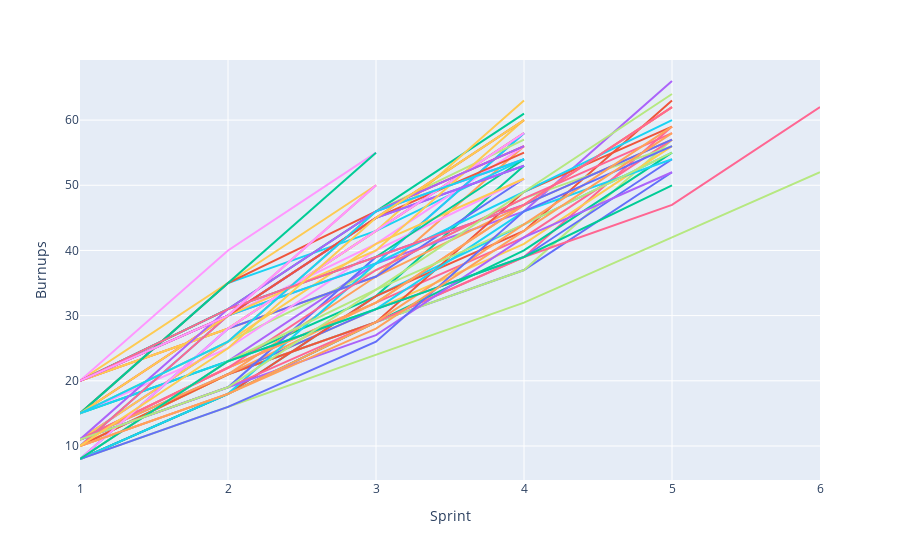

Notebook source saved alongside this figure:
### Code cell
fig = px.line(df, x="Sprint", y="Burnups", color="Runs", line_group="Runs")
fig.update_layout(showlegend=False)
fig.show()

### Figure 1 — Plotly figure (JSON) as saved in the notebook; plotly's stock layout.template omitted (floating-point values rounded to 4 significant figures)
{"data": [{"hovertemplate": "Runs=run0<br>Sprint=%{x}<br>Burnups=%{y}<extra></extra>", "legendgroup": "run0", "line": {"color": "#636efa", "dash": "solid"}, "mode": "lines", "name": "run0", "orientation": "v", "showlegend": true, "type": "scatter", "x": [1, 2, 3, 4, 5], "xaxis": "x", "y": [10, 21, 29, 37, 52], "yaxis": "y"}, {"hovertemplate": "Runs=run1<br>Sprint=%{x}<br>Burnups=%{y}<extra></extra>", "legendgroup": "run1", "line": {"color": "#EF553B", "dash": "solid"}, "mode": "lines", "name": "run1", "orientation": "v", "showlegend": true, "type": "scatter", "x": [1, 2, 3, 4], "xaxis": "x", "y": [20, 28, 43, 58], "yaxis": "y"}, {"hovertemplate": "Runs=run2<br>Sprint=%{x}<br>Burnups=%{y}<extra></extra>", "legendgroup": "run2", "line": {"color": "#00cc96", "dash": "solid"}, "mode": "lines", "name": "run2", "orientation": "v", "showlegend": true, "type": "scatter", "x": [1, 2, 3, 4], "xaxis": "x", "y": [15, 23, 33, 53], "yaxis": "y"}, {"hovertemplate": "Runs=run3<br>Sprint=%{x}<br>Burnups=%{y}<extra></extra>", "legendgroup": "run3", "line": {"color": "#ab63fa", "dash": "solid"}, "mode": "lines", "name": "run3", "orientation": "v", "showlegend": true, "type": "scatter", "x": [1, 2, 3, 4, 5], "xaxis": "x", "y": [8, 23, 38, 46, 66], "yaxis": "y"}, {"hovertemplate": "Runs=run4<br>Sprint=%{x}<br>Burnups=%{y}<extra></extra>", "legendgroup": "run4", "line": {"color": "#FFA15A", "dash": "solid"}, "mode": "lines", "name": "run4", "orientation": "v", "showlegend": true, "type": "scatter", "x": [1, 2, 3, 4, 5], "xaxis": "x", "y": [10, 21, 36, 47, 62], "yaxis": "y"}, {"hovertemplate": "Runs=run5<br>Sprint=%{x}<br>Burnups=%{y}<extra></extra>", "legendgroup": "run5", "line": {"color": "#19d3f3", "dash": "solid"}, "mode": "lines", "name": "run5", "orientation": "v", "showlegend": true, "type": "scatter", "x": [1, 2, 3, 4, 5], "xaxis": "x", "y": [8, 18, 33, 44, 55], "yaxis": "y"}, {"hovertemplate": "Runs=run6<br>Sprint=%{x}<br>Burnups=%{y}<extra></extra>", "legendgroup": "run6", "line": {"color": "#FF6692", "dash": "solid"}, "mode": "lines", "name": "run6", "orientation": "v", "showlegend": true, "type": "scatter", "x": [1, 2, 3, 4, 5], "xaxis": "x", "y": [10, 18, 29, 39, 59], "yaxis": "y"}, {"hovertemplate": "Runs=run7<br>Sprint=%{x}<br>Burnups=%{y}<extra></extra>", "legendgroup": "run7", "line": {"color": "#B6E880", "dash": "solid"}, "mode": "lines", "name": "run7", "orientation": "v", "showlegend": true, "type": "scatter", "x": [1, 2, 3, 4, 5], "xaxis": "x", "y": [10, 21, 29, 37, 57], "yaxis": "y"}, {"hovertemplate": "Runs=run8<br>Sprint=%{x}<br>Burnups=%{y}<extra></extra>", "legendgroup": "run8", "line": {"color": "#FF97FF", "dash": "solid"}, "mode": "lines", "name": "run8", "orientation": "v", "showlegend": true, "type": "scatter", "x": [1, 2, 3, 4], "xaxis": "x", "y": [11, 26, 46, 56], "yaxis": "y"}, {"hovertemplate": "Runs=run9<br>Sprint=%{x}<br>Burnups=%{y}<extra></extra>", "legendgroup": "run9", "line": {"color": "#FECB52", "dash": "solid"}, "mode": "lines", "name": "run9", "orientation": "v", "showlegend": true, "type": "scatter", "x": [1, 2, 3, 4, 5], "xaxis": "x", "y": [10, 21, 31, 41, 56], "yaxis": "y"}, {"hovertemplate": "Runs=run10<br>Sprint=%{x}<br>Burnups=%{y}<extra></extra>", "legendgroup": "run10", "line": {"color": "#636efa", "dash": "solid"}, "mode": "lines", "name": "run10", "orientation": "v", "showlegend": true, "type": "scatter", "x": [1, 2, 3, 4, 5], "xaxis": "x", "y": [11, 21, 31, 39, 54], "yaxis": "y"}, {"hovertemplate": "Runs=run11<br>Sprint=%{x}<br>Burnups=%{y}<extra></extra>", "legendgroup": "run11", "line": {"color": "#EF553B", "dash": "solid"}, "mode": "lines", "name": "run11", "orientation": "v", "showlegend": true, "type": "scatter", "x": [1, 2, 3, 4, 5], "xaxis": "x", "y": [8, 18, 33, 43, 63], "yaxis": "y"}, {"hovertemplate": "Runs=run12<br>Sprint=%{x}<br>Burnups=%{y}<extra></extra>", "legendgroup": "run12", "line": {"color": "#00cc96", "dash": "solid"}, "mode": "lines", "name": "run12", "orientation": "v", "showlegend": true, "type": "scatter", "x": [1, 2, 3, 4], "xaxis": "x", "y": [20, 31, 46, 61], "yaxis": "y"}, {"hovertemplate": "Runs=run13<br>Sprint=%{x}<br>Burnups=%{y}<extra></extra>", "legendgroup": "run13", "line": {"color": "#ab63fa", "dash": "solid"}, "mode": "lines", "name": "run13", "orientation": "v", "showlegend": true, "type": "scatter", "x": [1, 2, 3, 4], "xaxis": "x", "y": [11, 26, 46, 54], "yaxis": "y"}, {"hovertemplate": "Runs=run14<br>Sprint=%{x}<br>Burnups=%{y}<extra></extra>", "legendgroup": "run14", "line": {"color": "#FFA15A", "dash": "solid"}, "mode": "lines", "name": "run14", "orientation": "v", "showlegend": true, "type": "scatter", "x": [1, 2, 3, 4], "xaxis": "x", "y": [20, 28, 36, 56], "yaxis": "y"}, {"hovertemplate": "Runs=run15<br>Sprint=%{x}<br>Burnups=%{y}<extra></extra>", "legendgroup": "run15", "line": {"color": "#19d3f3", "dash": "solid"}, "mode": "lines", "name": "run15", "orientation": "v", "showlegend": true, "type": "scatter", "x": [1, 2, 3, 4], "xaxis": "x", "y": [15, 35, 43, 54], "yaxis": "y"}, {"hovertemplate": "Runs=run16<br>Sprint=%{x}<br>Burnups=%{y}<extra></extra>", "legendgroup": "run16", "line": {"color": "#FF6692", "dash": "solid"}, "mode": "lines", "name": "run16", "orientation": "v", "showlegend": true, "type": "scatter", "x": [1, 2, 3, 4, 5], "xaxis": "x", "y": [11, 22, 32, 42, 57], "yaxis": "y"}, {"hovertemplate": "Runs=run17<br>Sprint=%{x}<br>Burnups=%{y}<extra></extra>", "legendgroup": "run17", "line": {"color": "#B6E880", "dash": "solid"}, "mode": "lines", "name": "run17", "orientation": "v", "showlegend": true, "type": "scatter", "x": [1, 2, 3, 4, 5], "xaxis": "x", "y": [15, 26, 37, 48, 56], "yaxis": "y"}, {"hovertemplate": "Runs=run18<br>Sprint=%{x}<br>Burnups=%{y}<extra></extra>", "legendgroup": "run18", "line": {"color": "#FF97FF", "dash": "solid"}, "mode": "lines", "name": "run18", "orientation": "v", "showlegend": true, "type": "scatter", "x": [1, 2, 3, 4], "xaxis": "x", "y": [15, 30, 41, 56], "yaxis": "y"}, {"hovertemplate": "Runs=run19<br>Sprint=%{x}<br>Burnups=%{y}<extra></extra>", "legendgroup": "run19", "line": {"color": "#FECB52", "dash": "solid"}, "mode": "lines", "name": "run19", "orientation": "v", "showlegend": true, "type": "scatter", "x": [1, 2, 3], "xaxis": "x", "y": [20, 35, 50], "yaxis": "y"}, {"hovertemplate": "Runs=run20<br>Sprint=%{x}<br>Burnups=%{y}<extra></extra>", "legendgroup": "run20", "line": {"color": "#636efa", "dash": "solid"}, "mode": "lines", "name": "run20", "orientation": "v", "showlegend": true, "type": "scatter", "x": [1, 2, 3, 4], "xaxis": "x", "y": [8, 28, 36, 51], "yaxis": "y"}, {"hovertemplate": "Runs=run21<br>Sprint=%{x}<br>Burnups=%{y}<extra></extra>", "legendgroup": "run21", "line": {"color": "#EF553B", "dash": "solid"}, "mode": "lines", "name": "run21", "orientation": "v", "showlegend": true, "type": "scatter", "x": [1, 2, 3, 4, 5], "xaxis": "x", "y": [10, 21, 29, 49, 59], "yaxis": "y"}, {"hovertemplate": "Runs=run22<br>Sprint=%{x}<br>Burnups=%{y}<extra></extra>", "legendgroup": "run22", "line": {"color": "#00cc96", "dash": "solid"}, "mode": "lines", "name": "run22", "orientation": "v", "showlegend": true, "type": "scatter", "x": [1, 2, 3, 4, 5], "xaxis": "x", "y": [8, 18, 29, 40, 55], "yaxis": "y"}, {"hovertemplate": "Runs=run23<br>Sprint=%{x}<br>Burnups=%{y}<extra></extra>", "legendgroup": "run23", "line": {"color": "#ab63fa", "dash": "solid"}, "mode": "lines", "name": "run23", "orientation": "v", "showlegend": true, "type": "scatter", "x": [1, 2, 3, 4], "xaxis": "x", "y": [20, 30, 38, 58], "yaxis": "y"}, {"hovertemplate": "Runs=run24<br>Sprint=%{x}<br>Burnups=%{y}<extra></extra>", "legendgroup": "run24", "line": {"color": "#FFA15A", "dash": "solid"}, "mode": "lines", "name": "run24", "orientation": "v", "showlegend": true, "type": "scatter", "x": [1, 2, 3, 4, 5], "xaxis": "x", "y": [11, 21, 32, 47, 57], "yaxis": "y"}, {"hovertemplate": "Runs=run25<br>Sprint=%{x}<br>Burnups=%{y}<extra></extra>", "legendgroup": "run25", "line": {"color": "#19d3f3", "dash": "solid"}, "mode": "lines", "name": "run25", "orientation": "v", "showlegend": true, "type": "scatter", "x": [1, 2, 3, 4], "xaxis": "x", "y": [8, 18, 38, 58], "yaxis": "y"}, {"hovertemplate": "Runs=run26<br>Sprint=%{x}<br>Burnups=%{y}<extra></extra>", "legendgroup": "run26", "line": {"color": "#FF6692", "dash": "solid"}, "mode": "lines", "name": "run26", "orientation": "v", "showlegend": true, "type": "scatter", "x": [1, 2, 3, 4, 5, 6], "xaxis": "x", "y": [11, 19, 29, 39, 47, 62], "yaxis": "y"}, {"hovertemplate": "Runs=run27<br>Sprint=%{x}<br>Burnups=%{y}<extra></extra>", "legendgroup": "run27", "line": {"color": "#B6E880", "dash": "solid"}, "mode": "lines", "name": "run27", "orientation": "v", "showlegend": true, "type": "scatter", "x": [1, 2, 3, 4], "xaxis": "x", "y": [15, 26, 46, 57], "yaxis": "y"}, {"hovertemplate": "Runs=run28<br>Sprint=%{x}<br>Burnups=%{y}<extra></extra>", "legendgroup": "run28", "line": {"color": "#FF97FF", "dash": "solid"}, "mode": "lines", "name": "run28", "orientation": "v", "showlegend": true, "type": "scatter", "x": [1, 2, 3, 4], "xaxis": "x", "y": [15, 25, 40, 51], "yaxis": "y"}, {"hovertemplate": "Runs=run29<br>Sprint=%{x}<br>Burnups=%{y}<extra></extra>", "legendgroup": "run29", "line": {"color": "#FECB52", "dash": "solid"}, "mode": "lines", "name": "run29", "orientation": "v", "showlegend": true, "type": "scatter", "x": [1, 2, 3, 4], "xaxis": "x", "y": [11, 26, 41, 51], "yaxis": "y"}, {"hovertemplate": "Runs=run30<br>Sprint=%{x}<br>Burnups=%{y}<extra></extra>", "legendgroup": "run30", "line": {"color": "#636efa", "dash": "solid"}, "mode": "lines", "name": "run30", "orientation": "v", "showlegend": true, "type": "scatter", "x": [1, 2, 3, 4, 5], "xaxis": "x", "y": [11, 19, 39, 47, 57], "yaxis": "y"}, {"hovertemplate": "Runs=run31<br>Sprint=%{x}<br>Burnups=%{y}<extra></extra>", "legendgroup": "run31", "line": {"color": "#EF553B", "dash": "solid"}, "mode": "lines", "name": "run31", "orientation": "v", "showlegend": true, "type": "scatter", "x": [1, 2, 3, 4], "xaxis": "x", "y": [15, 30, 45, 55], "yaxis": "y"}, {"hovertemplate": "Runs=run32<br>Sprint=%{x}<br>Burnups=%{y}<extra></extra>", "legendgroup": "run32", "line": {"color": "#00cc96", "dash": "solid"}, "mode": "lines", "name": "run32", "orientation": "v", "showlegend": true, "type": "scatter", "x": [1, 2, 3, 4], "xaxis": "x", "y": [20, 31, 39, 54], "yaxis": "y"}, {"hovertemplate": "Runs=run33<br>Sprint=%{x}<br>Burnups=%{y}<extra></extra>", "legendgroup": "run33", "line": {"color": "#ab63fa", "dash": "solid"}, "mode": "lines", "name": "run33", "orientation": "v", "showlegend": true, "type": "scatter", "x": [1, 2, 3, 4, 5], "xaxis": "x", "y": [11, 19, 27, 42, 52], "yaxis": "y"}, {"hovertemplate": "Runs=run34<br>Sprint=%{x}<br>Burnups=%{y}<extra></extra>", "legendgroup": "run34", "line": {"color": "#FFA15A", "dash": "solid"}, "mode": "lines", "name": "run34", "orientation": "v", "showlegend": true, "type": "scatter", "x": [1, 2, 3, 4, 5], "xaxis": "x", "y": [11, 22, 32, 47, 62], "yaxis": "y"}, {"hovertemplate": "Runs=run35<br>Sprint=%{x}<br>Burnups=%{y}<extra></extra>", "legendgroup": "run35", "line": {"color": "#19d3f3", "dash": "solid"}, "mode": "lines", "name": "run35", "orientation": "v", "showlegend": true, "type": "scatter", "x": [1, 2, 3, 4, 5], "xaxis": "x", "y": [15, 23, 31, 46, 54], "yaxis": "y"}, {"hovertemplate": "Runs=run36<br>Sprint=%{x}<br>Burnups=%{y}<extra></extra>", "legendgroup": "run36", "line": {"color": "#FF6692", "dash": "solid"}, "mode": "lines", "name": "run36", "orientation": "v", "showlegend": true, "type": "scatter", "x": [1, 2, 3, 4, 5], "xaxis": "x", "y": [11, 22, 37, 48, 58], "yaxis": "y"}, {"hovertemplate": "Runs=run37<br>Sprint=%{x}<br>Burnups=%{y}<extra></extra>", "legendgroup": "run37", "line": {"color": "#B6E880", "dash": "solid"}, "mode": "lines", "name": "run37", "orientation": "v", "showlegend": true, "type": "scatter", "x": [1, 2, 3, 4, 5], "xaxis": "x", "y": [8, 23, 34, 44, 55], "yaxis": "y"}, {"hovertemplate": "Runs=run38<br>Sprint=%{x}<br>Burnups=%{y}<extra></extra>", "legendgroup": "run38", "line": {"color": "#FF97FF", "dash": "solid"}, "mode": "lines", "name": "run38", "orientation": "v", "showlegend": true, "type": "scatter", "x": [1, 2, 3], "xaxis": "x", "y": [20, 40, 55], "yaxis": "y"}, {"hovertemplate": "Runs=run39<br>Sprint=%{x}<br>Burnups=%{y}<extra></extra>", "legendgroup": "run39", "line": {"color": "#FECB52", "dash": "solid"}, "mode": "lines", "name": "run39", "orientation": "v", "showlegend": true, "type": "scatter", "x": [1, 2, 3, 4], "xaxis": "x", "y": [20, 28, 43, 63], "yaxis": "y"}, {"hovertemplate": "Runs=run40<br>Sprint=%{x}<br>Burnups=%{y}<extra></extra>", "legendgroup": "run40", "line": {"color": "#636efa", "dash": "solid"}, "mode": "lines", "name": "run40", "orientation": "v", "showlegend": true, "type": "scatter", "x": [1, 2, 3, 4], "xaxis": "x", "y": [20, 30, 45, 53], "yaxis": "y"}, {"hovertemplate": "Runs=run41<br>Sprint=%{x}<br>Burnups=%{y}<extra></extra>", "legendgroup": "run41", "line": {"color": "#EF553B", "dash": "solid"}, "mode": "lines", "name": "run41", "orientation": "v", "showlegend": true, "type": "scatter", "x": [1, 2, 3, 4], "xaxis": "x", "y": [15, 35, 46, 56], "yaxis": "y"}, {"hovertemplate": "Runs=run42<br>Sprint=%{x}<br>Burnups=%{y}<extra></extra>", "legendgroup": "run42", "line": {"color": "#00cc96", "dash": "solid"}, "mode": "lines", "name": "run42", "orientation": "v", "showlegend": true, "type": "scatter", "x": [1, 2, 3], "xaxis": "x", "y": [15, 35, 55], "yaxis": "y"}, {"hovertemplate": "Runs=run43<br>Sprint=%{x}<br>Burnups=%{y}<extra></extra>", "legendgroup": "run43", "line": {"color": "#ab63fa", "dash": "solid"}, "mode": "lines", "name": "run43", "orientation": "v", "showlegend": true, "type": "scatter", "x": [1, 2, 3, 4], "xaxis": "x", "y": [20, 30, 45, 53], "yaxis": "y"}, {"hovertemplate": "Runs=run44<br>Sprint=%{x}<br>Burnups=%{y}<extra></extra>", "legendgroup": "run44", "line": {"color": "#FFA15A", "dash": "solid"}, "mode": "lines", "name": "run44", "orientation": "v", "showlegend": true, "type": "scatter", "x": [1, 2, 3, 4, 5], "xaxis": "x", "y": [10, 18, 29, 44, 59], "yaxis": "y"}, {"hovertemplate": "Runs=run45<br>Sprint=%{x}<br>Burnups=%{y}<extra></extra>", "legendgroup": "run45", "line": {"color": "#19d3f3", "dash": "solid"}, "mode": "lines", "name": "run45", "orientation": "v", "showlegend": true, "type": "scatter", "x": [1, 2, 3, 4, 5], "xaxis": "x", "y": [10, 30, 38, 49, 60], "yaxis": "y"}, {"hovertemplate": "Runs=run46<br>Sprint=%{x}<br>Burnups=%{y}<extra></extra>", "legendgroup": "run46", "line": {"color": "#FF6692", "dash": "solid"}, "mode": "lines", "name": "run46", "orientation": "v", "showlegend": true, "type": "scatter", "x": [1, 2, 3], "xaxis": "x", "y": [10, 30, 50], "yaxis": "y"}, {"hovertemplate": "Runs=run47<br>Sprint=%{x}<br>Burnups=%{y}<extra></extra>", "legendgroup": "run47", "line": {"color": "#B6E880", "dash": "solid"}, "mode": "lines", "name": "run47", "orientation": "v", "showlegend": true, "type": "scatter", "x": [1, 2, 3, 4, 5, 6], "xaxis": "x", "y": [8, 16, 24, 32, 42, 52], "yaxis": "y"}, {"hovertemplate": "Runs=run48<br>Sprint=%{x}<br>Burnups=%{y}<extra></extra>", "legendgroup": "run48", "line": {"color": "#FF97FF", "dash": "solid"}, "mode": "lines", "name": "run48", "orientation": "v", "showlegend": true, "type": "scatter", "x": [1, 2, 3, 4], "xaxis": "x", "y": [8, 28, 43, 58], "yaxis": "y"}, {"hovertemplate": "Runs=run49<br>Sprint=%{x}<br>Burnups=%{y}<extra></extra>", "legendgroup": "run49", "line": {"color": "#FECB52", "dash": "solid"}, "mode": "lines", "name": "run49", "orientation": "v", "showlegend": true, "type": "scatter", "x": [1, 2, 3, 4], "xaxis": "x", "y": [15, 30, 40, 60], "yaxis": "y"}, {"hovertemplate": "Runs=run50<br>Sprint=%{x}<br>Burnups=%{y}<extra></extra>", "legendgroup": "run50", "line": {"color": "#636efa", "dash": "solid"}, "mode": "lines", "name": "run50", "orientation": "v", "showlegend": true, "type": "scatter", "x": [1, 2, 3, 4, 5], "xaxis": "x", "y": [8, 16, 26, 46, 56], "yaxis": "y"}, {"hovertemplate": "Runs=run51<br>Sprint=%{x}<br>Burnups=%{y}<extra></extra>", "legendgroup": "run51", "line": {"color": "#EF553B", "dash": "solid"}, "mode": "lines", "name": "run51", "orientation": "v", "showlegend": true, "type": "scatter", "x": [1, 2, 3, 4], "xaxis": "x", "y": [20, 30, 45, 60], "yaxis": "y"}, {"hovertemplate": "Runs=run52<br>Sprint=%{x}<br>Burnups=%{y}<extra></extra>", "legendgroup": "run52", "line": {"color": "#00cc96", "dash": "solid"}, "mode": "lines", "name": "run52", "orientation": "v", "showlegend": true, "type": "scatter", "x": [1, 2, 3, 4, 5], "xaxis": "x", "y": [8, 23, 31, 39, 50], "yaxis": "y"}, {"hovertemplate": "Runs=run53<br>Sprint=%{x}<br>Burnups=%{y}<extra></extra>", "legendgroup": "run53", "line": {"color": "#ab63fa", "dash": "solid"}, "mode": "lines", "name": "run53", "orientation": "v", "showlegend": true, "type": "scatter", "x": [1, 2, 3, 4], "xaxis": "x", "y": [11, 31, 46, 56], "yaxis": "y"}, {"hovertemplate": "Runs=run54<br>Sprint=%{x}<br>Burnups=%{y}<extra></extra>", "legendgroup": "run54", "line": {"color": "#FFA15A", "dash": "solid"}, "mode": "lines", "name": "run54", "orientation": "v", "showlegend": true, "type": "scatter", "x": [1, 2, 3, 4, 5], "xaxis": "x", "y": [10, 18, 28, 43, 58], "yaxis": "y"}, {"hovertemplate": "Runs=run55<br>Sprint=%{x}<br>Burnups=%{y}<extra></extra>", "legendgroup": "run55", "line": {"color": "#19d3f3", "dash": "solid"}, "mode": "lines", "name": "run55", "orientation": "v", "showlegend": true, "type": "scatter", "x": [1, 2, 3, 4], "xaxis": "x", "y": [15, 26, 46, 54], "yaxis": "y"}, {"hovertemplate": "Runs=run56<br>Sprint=%{x}<br>Burnups=%{y}<extra></extra>", "legendgroup": "run56", "line": {"color": "#FF6692", "dash": "solid"}, "mode": "lines", "name": "run56", "orientation": "v", "showlegend": true, "type": "scatter", "x": [1, 2, 3, 4, 5], "xaxis": "x", "y": [20, 31, 39, 47, 62], "yaxis": "y"}, {"hovertemplate": "Runs=run57<br>Sprint=%{x}<br>Burnups=%{y}<extra></extra>", "legendgroup": "run57", "line": {"color": "#B6E880", "dash": "solid"}, "mode": "lines", "name": "run57", "orientation": "v", "showlegend": true, "type": "scatter", "x": [1, 2, 3, 4, 5], "xaxis": "x", "y": [11, 19, 34, 49, 64], "yaxis": "y"}, {"hovertemplate": "Runs=run58<br>Sprint=%{x}<br>Burnups=%{y}<extra></extra>", "legendgroup": "run58", "line": {"color": "#FF97FF", "dash": "solid"}, "mode": "lines", "name": "run58", "orientation": "v", "showlegend": true, "type": "scatter", "x": [1, 2, 3], "xaxis": "x", "y": [20, 30, 50], "yaxis": "y"}, {"hovertemplate": "Runs=run59<br>Sprint=%{x}<br>Burnups=%{y}<extra></extra>", "legendgroup": "run59", "line": {"color": "#FECB52", "dash": "solid"}, "mode": "lines", "name": "run59", "orientation": "v", "showlegend": true, "type": "scatter", "x": [1, 2, 3, 4], "xaxis": "x", "y": [10, 25, 45, 60], "yaxis": "y"}], "layout": {"legend": {"title": {"text": "Runs"}, "tracegroupgap": 0}, "margin": {"t": 60}, "showlegend": false, "xaxis": {"anchor": "y", "domain": [0.0, 1.0], "title": {"text": "Sprint"}}, "yaxis": {"anchor": "x", "domain": [0.0, 1.0], "title": {"text": "Burnups"}}}}
